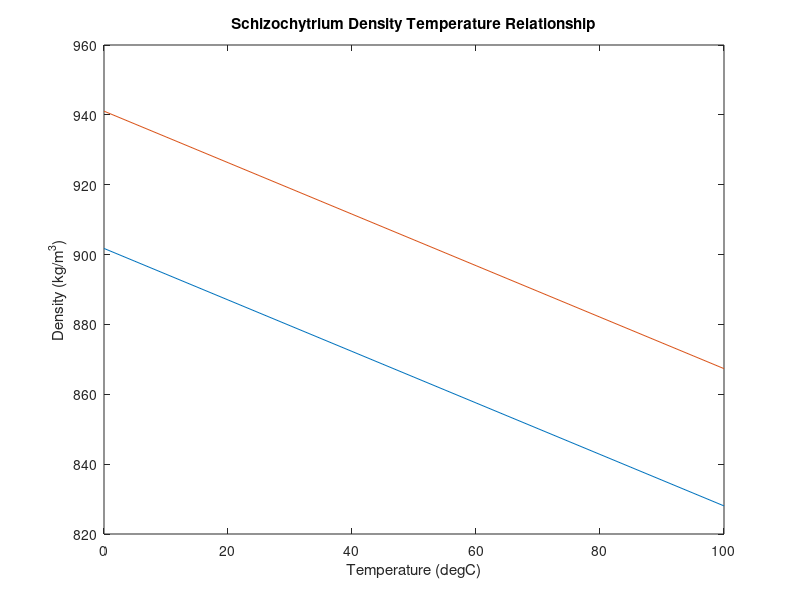

MATLAB code for this plot:
# Define temeprature range from 0 degC to 100 degC in 5 degC steps
T=0:5:100;

# Define density of fractional carbon elements of Schizochytrium biodiesel 
p14=882.7-0.7626*T;
p16=880.5-0.7438*T;
p18=878.6-0.7207*T;
p20=917.3-0.7309*T;
p225=925.3-0.7332*T;
p226=934.6-0.7354*T;

# Define fraction weights of carbon elements in Schizochytrium biodiesel 
w14=0.0346;
w16=0.3961;
w18=0.1599;
w20=0.0062;
w225=0.0595;
w226=0.3437;

# Define density of Schizochytrium biodiesel using a fractional weight adjusted density function
ps=(p14.*w14)+(p16.*w16)+(p18.*w18)+(p20.*w20)+(p225.*w225)+(p226.*w226);

# Plot of the Schizochytrium biodiesel density againt temperature
plot(T,ps);xlabel('Temperature (degC)');ylabel('Density (kg/m^3)');title('Schizochytrium Density Temperature Relationship');
hold on;

# psad is an adjusted density function for Schizochytrium biodiesel using a measured density value at a specific temperature to anchor the function to
psad=39.3+ps;
plot (T, psad);
